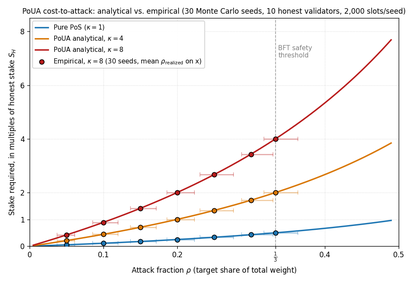
#> input picture prototypes/poua-sim/out/cost_to_attack.png, 412 x 283 px, shrunk from 960 x 660 before the run
$ python build_portfolio_overview.py
#> lines starting #> are read from the running program, lines starting #| are printed output that depends on the picture
#!/usr/bin/env python3
"""Compose a 2×2 portfolio-overview montage for the repo README.

The montage stitches four headline figures from the three reference
simulators that ship in this repo:

  TL  prototypes/poua-sim/out/cost_to_attack.png
        PoUA empirical-vs-analytical cost-to-attack at κ = 1, 4, 8.
  TR  prototypes/poua-sim/out/kappa_trajectory.png
        PoUA realized κ across warmup → ramp → steady → post-slash.
  BL  prototypes/native-delegation-sim/out/theorem_1_validation.png
        Native delegation Theorem 1 satisfying region (Panel A only).
  BR  prototypes/per-schema-fees-sim/out/kl_detector_roc.png
        Per-schema-fees KL-divergence detector ROC (Panel B only).

Output is written to figures/portfolio-overview.png at repo root. The
script is idempotent; re-running regenerates the file in place from the
current source figures.

Run from repo root:

    python3 scripts/build_portfolio_overview.py
"""

from __future__ import annotations

from pathlib import Path

import matplotlib.pyplot as plt
from PIL import Image

REPO_ROOT = Path(__file__).resolve().parent.parent

SOURCES = {
    "TL": REPO_ROOT / "prototypes/poua-sim/out/cost_to_attack.png",
    "TR": REPO_ROOT / "prototypes/poua-sim/out/kappa_trajectory.png",
    "BL": REPO_ROOT / "prototypes/native-delegation-sim/out/theorem_1_validation.png",
    "BR": REPO_ROOT / "prototypes/per-schema-fees-sim/out/kl_detector_roc.png",
}

# Subtitles in JetBrains-Mono-style uppercase, matching the Ligate brand chrome.
LABELS = {
    "TL": "POUA  ·  COST TO ATTACK  (papers/poua/ §5)",
    "TR": "POUA  ·  REALIZED κ LIFECYCLE  (papers/poua/ §6)",
    "BL": "NATIVE DELEGATION  ·  §5.5 SATISFYING REGION  (papers/native-delegation/)",
    "BR": "PER-SCHEMA FEES  ·  KL-DETECTOR ROC  (papers/per-schema-fees/ §A.1)",
}


def load_panel(key: str) -> Image.Image:
    """Load a source panel, cropping multi-panel figures to the panel we want."""
#> called with key = 'TL'
    img = Image.open(SOURCES[key]).convert("RGBA")
#> img is the input picture: PIL image 412x283 RGBA; mean R, G, B, A 246.5, 245.3, 245, 255
    w, h = img.size
#> w = 412; h = 283
#> pass 3 of the loop in build_montage, `for idx, key in enumerate(["TL", "TR", "BL", "BR"]):`:
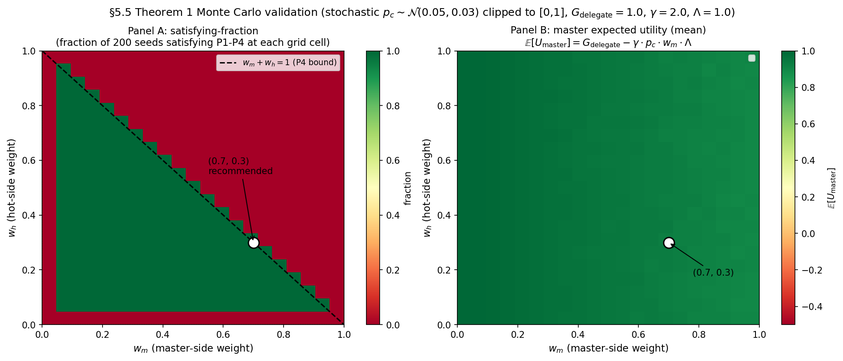
#> input picture prototypes/native-delegation-sim/out/theorem_1_validation.png, 843 x 361 px, shrunk from 1965 x 842 before the run
#> in load_panel, img is the input picture: PIL image 843x361 RGBA; mean R, G, B, A 136.9, 154.3, 137.4, 255
#> in load_panel (call 3), `return img.crop((0, 0, int(w * 0.50), h))`:
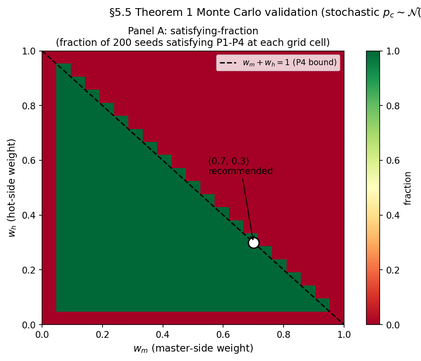
#> returned value: PIL image 421x361 RGBA; mean R, G, B, A 159.8, 135.4, 133.5, 255
#> the loop made 4 passes; the first 3 are shown
    if key == "BL":
        # theorem_1_validation: two side-by-side panels with their own colorbars.
        # Keep just Panel A on the left half. The full image is ~1965 wide and the
        # left-panel block (axes + colorbar) ends a touch before the midpoint.
        return img.crop((0, 0, int(w * 0.50), h))
    if key == "BR":
        # kl_detector_roc: two side-by-side panels.
        # Keep just Panel B (right). The right panel block starts at the midpoint.
        return img.crop((int(w * 0.50), 0, w, h))
    return img


def build_montage(output_path: Path) -> None:
    fig = plt.figure(figsize=(18, 12), dpi=140, facecolor="white")

    gs = fig.add_gridspec(
        nrows=2,
        ncols=2,
        left=0.025,
        right=0.975,
        top=0.91,
        bottom=0.04,
        wspace=0.05,
        hspace=0.22,
    )

    fig.suptitle(
        "Ligate Chain protocol primitives, validated by reference simulators",
        fontsize=22,
        fontweight="semibold",
        y=0.965,
    )
    # Thin sage hairline under the suptitle, echoing the Ligate brand chrome.
    fig.add_artist(
        plt.Line2D(
            [0.18, 0.82],
            [0.935, 0.935],
            transform=fig.transFigure,
            color="#A7D28C",
            linewidth=1.5,
        )
    )

    for idx, key in enumerate(["TL", "TR", "BL", "BR"]):
        row, col = divmod(idx, 2)
        ax = fig.add_subplot(gs[row, col])
        ax.imshow(load_panel(key))
        ax.set_axis_off()
        ax.set_title(
            LABELS[key],
            fontsize=13,
            fontfamily="monospace",
            color="#2a2a2a",
            pad=10,
            loc="left",
        )

    output_path.parent.mkdir(parents=True, exist_ok=True)
    fig.savefig(output_path, dpi=140, facecolor="white", bbox_inches="tight")
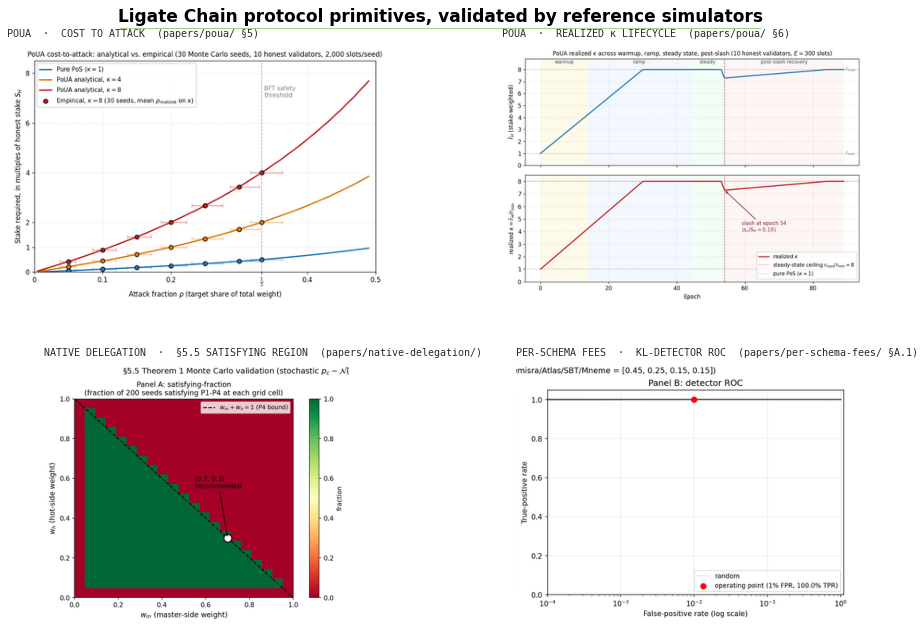
#> figure drawn by matplotlib, 4 panels
    plt.close(fig)


def main() -> None:
    output_path = REPO_ROOT / "figures/portfolio-overview.png"
    build_montage(output_path)
    print(f"wrote {output_path.relative_to(REPO_ROOT)}")


if __name__ == "__main__":
    main()
